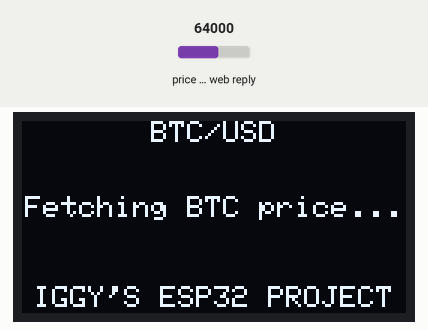
Simulated run of this sketch. Board: ESP32. Shown: 128×64 one-colour display. The inputs (shaded band) are chosen by the test bench; at power-on: price in the web reply 64000. WiFi joins after 1.5 s; servers stay silent unless stated; web services answer with replies made up by the test bench; what the sketch prints to the serial monitor is not drawn.

Above: at 1.2 s.
1.3 s: price in the web reply set to 21580
At 10.9 s:
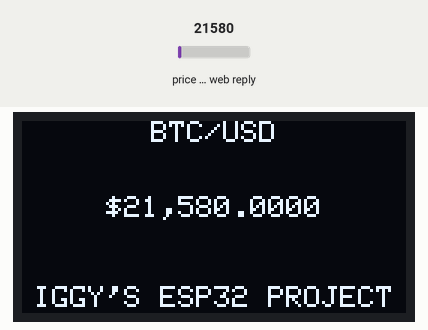
16.6 s: price in the web reply set to 39750
At 21.9 s:
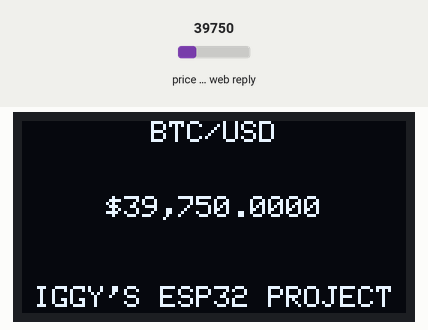
31.9 s: price in the web reply set to 59500
At 41.6 s:
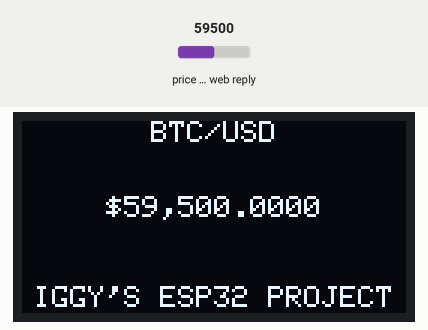
Timing chart, 0 to 43.1 s (numbered marks = the images above; inputs shaded):
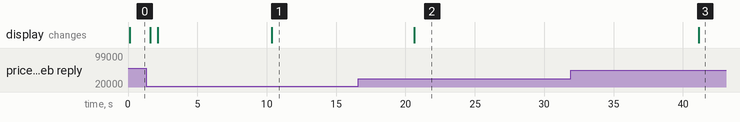

Measured:
- after the input at 16.6 s, the display: changes after 4.0 s (image 2)
- after the input at 31.9 s, the display: changes after 9.2 s (image 3)

The sketch:

iggyBitcoinTracker.ino
```cpp
#include <Adafruit_SSD1306.h>
#include <Adafruit_GFX.h>
#include <WiFiUdp.h>
#include <ArduinoJson.h>
#include <WiFi.h>
#include <Wire.h>
#include <HTTPClient.h>
#include <NTPClient.h>
#include <WiFiUdp.h>
#include <ArduinoJson.h>


#define OLED_WIDTH 128            //ssd1306 px width
#define OLED_HEIGHT 64            //ssd1306 px height
#define OLED_RESET -1
#define OLED_ADDRESS 0x3C         //default for most ssd1306

Adafruit_SSD1306 display(OLED_WIDTH, OLED_HEIGHT, &Wire, OLED_RESET);

const String apiURL = "http://api.coindesk.com/v1/bpi/currentprice/BTC.json";   //api URL to fetch current BTC price

const char* networkName = "";                     //replace with network ssid
const char* networkPassword = "";                 //replace with network password

WiFiClient client;      //to make wifi connections
HTTPClient http;        //for http get requests

String btcPrice = "Fetching BTC price...";            //variable to hold bitcoin price
SemaphoreHandle_t xMutex;                             //mutex to synchronize access to BTC price

void setup() {
  Serial.begin(115200);     //initialize serial communication

  //initialize oled display
  if(!display.begin(SSD1306_SWITCHCAPVCC, OLED_ADDRESS)){
    Serial.println(F("Unable to allocate SSD1306\n"));
    for(;;);    //stop program if oled initialization fails
  }

  display.clearDisplay();     //clear display
  display.setTextSize(1);
  display.setTextColor(WHITE);
  display.println("Connecting to Wi-Fi...");
  display.display();          //display message

  xMutex = xSemaphoreCreateMutex();     //create mutex for synchronizing access to data

  //create tasks for different functionalaties
  xTaskCreatePinnedToCore(connectToWifi, "WiFiTask", 4096, NULL, 1, NULL, 0);     //task for connecting to wifi
  xTaskCreatePinnedToCore(getBTCPrice, "APITask", 4096, NULL, 2, NULL, 1);        //task for fetching updated BTC price
  xTaskCreatePinnedToCore(updateDisplay, "DisplayTask", 4096, NULL, 1, NULL, 1);  //task for updating oled display
}

void loop() {
}

//function to connect to wifi
void connectToWifi(void* parameter) {
  display.clearDisplay();                                         //clear display
  display.println("Connecting to Wi-Fi...");
  display.display();                                              //display previous line on oled

  WiFi.begin(networkName, networkPassword);                       //begin wifi connection
  while (WiFi.status() != WL_CONNECTED) {                         //wait until wifi is connected
    delay(500);
    Serial.print(".");
  }

  Serial.println("Wi-Fi Connected");                              //print success message in serial terminal
  display.clearDisplay();                                         //clear display on oled
  display.println("Wi-Fi Connected");
  display.display();                                              //print success message on SSD1306
  delay(1000);                                                    //delay before deleting task

  vTaskDelete(NULL);                                              //delete this task after Wi-Fi connection
}

//task for fetching current BTC price
void getBTCPrice(void* parameter) {
  while (true) {
    if (WiFi.status() == WL_CONNECTED) {                                //check if wifi is connected
      http.begin(apiURL);                                               //initialize http request
      int httpCode = http.GET();                                        //get request
      if (httpCode == 200) {                                            //if response code is 200 indicating success
        String payload = http.getString();                              //
        StaticJsonDocument<2000> doc;
        DeserializationError error = deserializeJson(doc, payload);     //parse json
        if (!error) {                                                   //check json parsing status
          String price = doc["bpi"]["USD"]["rate"].as<String>();        //extract BTC price
          xSemaphoreTake(xMutex, portMAX_DELAY);                        //take mutex to access btc price
          btcPrice = "$" + price;                                       //update var
          xSemaphoreGive(xMutex);                                        //release mutex
        }
      }
      http.end();                                                        //end http req
    }
    vTaskDelay(10000 / portTICK_PERIOD_MS);                              //wait 10 seconds until next fetch
  }
}


//function for updating display
void updateDisplay(void* parameter) {
  while (true) {
    xSemaphoreTake(xMutex, portMAX_DELAY);              //take mutex for safe access to btc price
    String price = btcPrice;                            //get latest BTC price
    xSemaphoreGive(xMutex);                             //release mutex

    display.clearDisplay();                                                 //clear display
    display.setTextSize(1);
    displayCentered("BTC/USD", 0, 0);
    displayCentered(price, 0, 25);                                          //display BTC price
    displayCentered("IGGY'S ESP32 PROJECT", 0, 55);                    //display project name
    display.display();

    vTaskDelay(1000 / portTICK_PERIOD_MS);                              //update every second
  }
}

void displayCentered(const String txBuffer, int x, int y){
  int16_t xCoord, yCoord;
  uint16_t width, height;

  //calc bounding box of string at x and y positions
  display.getTextBounds(txBuffer, x, y, &xCoord, &yCoord, &width, &height);
  display.setCursor((x - width / 2) + (128 / 2), y);    //center string horizontally by subtracting half screen width
  display.print(txBuffer);

}
```
